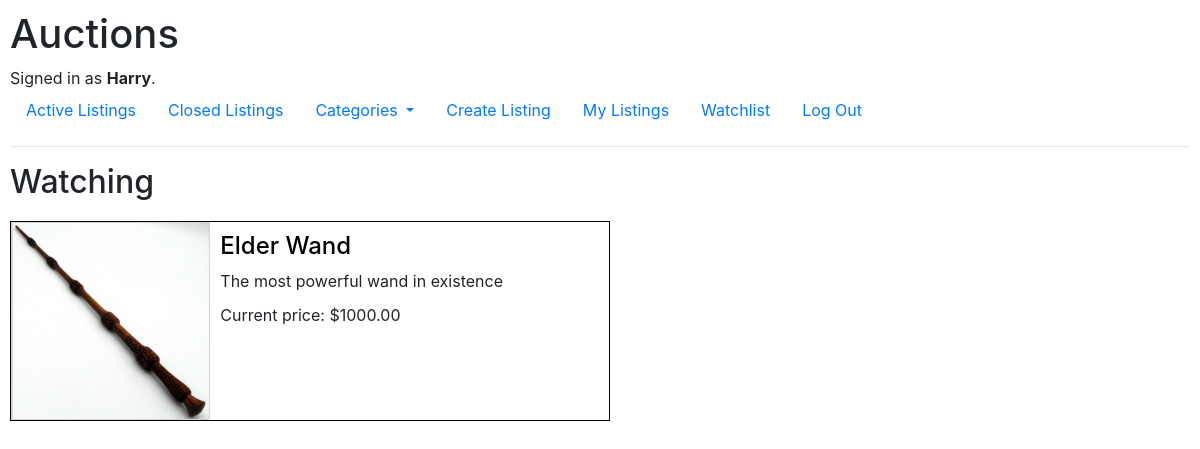
/watching (signed in), run on the app's committed database.
### auctions/models.py (models this page shows, shortened)
class User(AbstractUser):
    pass

class Listing(models.Model):
    title = models.CharField(max_length=64)
    description = models.TextField()
    image = models.ImageField(blank=True, upload_to='images')
    categories = Choices("Clothing/Footwear","Books","Electronics","Cosmetics","Toys","Home/Garden","Sport/Leisure", "Other")
    category = models.CharField(choices=categories, max_length=32)
    price = models.DecimalField(decimal_places=2, max_digits=10)
    lister = models.ForeignKey(User, on_delete=models.CASCADE, related_name="selling")
    active = models.BooleanField(default=True)
    watchers = models.ManyToManyField(User, blank=True, related_name="watching")
    time = models.DateTimeField("Time listed", auto_now_add=True)

### auctions/views.py (the view)
# urls.py: path("watching", views.watching, name="watching"),
def watching(request):
    return render(request, "auctions/watching.html", {
        "listings": Listing.objects.all()
    })

### auctions/templates/auctions/watching.html (shortened to what this page needs)
{% extends "auctions/layout.html" %}
{% block body %}
    <h2>Watching</h2>
    {% for listing in listings %}
        {% if user in listing.watchers.all %}
            <div class="mini-listing">
                <div class="mini-listing-left">
                    <img src="{{ listing.image.url }}" class="mini-listing-image">
                </div>
                <div class="mini-listing-right">
                    <a class="mini-listing-link" href="{% url 'listing' listing.id %}"><h4>{{ listing.title }}</h4></a>
                    <div class="mini-listing-description">{{ listing.description }}</div>
                    <p>Current price: ${{ listing.price }}</p>
                </div>
            </div>
        {% endif %}
    {% endfor %}
{% endblock %}

### auctions/templates/auctions/layout.html (shortened to what this page needs)
{% load static %}
<!DOCTYPE html>
<html lang="en">
    <head>
        <link rel="stylesheet" href="https://stackpath.bootstrapcdn.com/bootstrap/4.4.1/css/bootstrap.min.css">
        <link href="{% static 'auctions/styles.css' %}" rel="stylesheet">
    </head>
    <body>
        <h1>Auctions</h1>
        <div>
            {% if user.is_authenticated %}
                Signed in as <strong>{{ user.username }}</strong>.
            {% else %}
                Not signed in.
            {% endif %}
        </div>
        <ul class="nav">
            <li class="nav-item">
                <a class="nav-link" href="{% url 'index' %}">Active Listings</a>
            </li>
            <li class="nav-item">
                <a class="nav-link" href="{% url 'close' %}">Closed Listings</a>
            </li>
            <li class="nav-item dropdown">
                <a class="nav-link dropdown-toggle" href="#" id="dropdownMenuLink" role="button" data-bs-toggle="dropdown" aria-expanded="false">
                    Categories
                </a>
            </li>
            {% if user.is_authenticated %}
                <li class="nav-item">
                    <a class="nav-link" href="{% url 'create' %}">Create Listing</a>
                </li>
                <li class="nav-item">
                    <a class="nav-link" href="{% url 'mine' %}">My Listings</a>
                </li>
                <li class="nav-item">
                    <a class="nav-link" href="{% url 'watching' %}">Watchlist</a>
                </li>
                <li class="nav-item">
                    <a class="nav-link" href="{% url 'logout' %}">Log Out</a>
                </li>
            {% endif %}
        </ul>
        <hr>
        {% block body %}
        {% endblock %}
    </body>
</html>

### auctions/static/auctions/styles.css (style rules this page uses)
body { padding: 10px; }
p { margin: 0px; }
h2 { margin-bottom: 20px; }
.mini-listing { width: 600px; height: 200px; display: flex; border: 0.5px solid black; margin-bottom: 25px; }
.mini-listing-left { height: 100%; width: 200px; padding: 1px; display: flex; justify-content: center; align-items: center; background-color: lightgray; }
.mini-listing-image { max-height: 100%; max-width: 100%; object-fit: contain; }
.mini-listing-right { height: 100%; width: 400px; padding: 10px; }
.mini-listing-link { text-decoration: none; color: black; display: inline-block; }
.mini-listing-description { max-height: 100px; white-space: nowrap; overflow: hidden; text-overflow: ellipsis; margin-bottom: 10px; }

### data on the page
User: username "Harry"
Listing: image (picture), title "Elder Wand", description "The most powerful wand in existence", price "1000.00"
